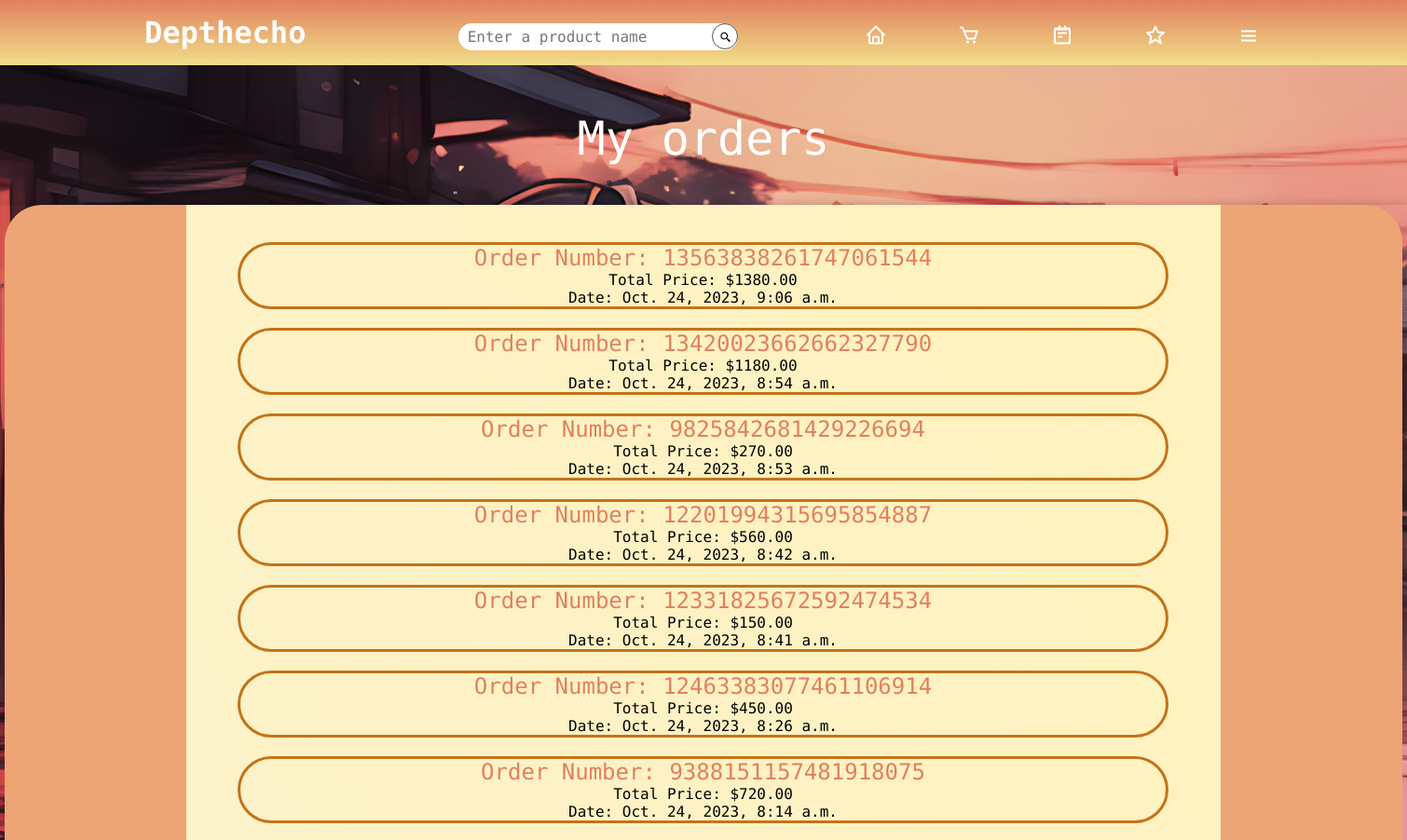
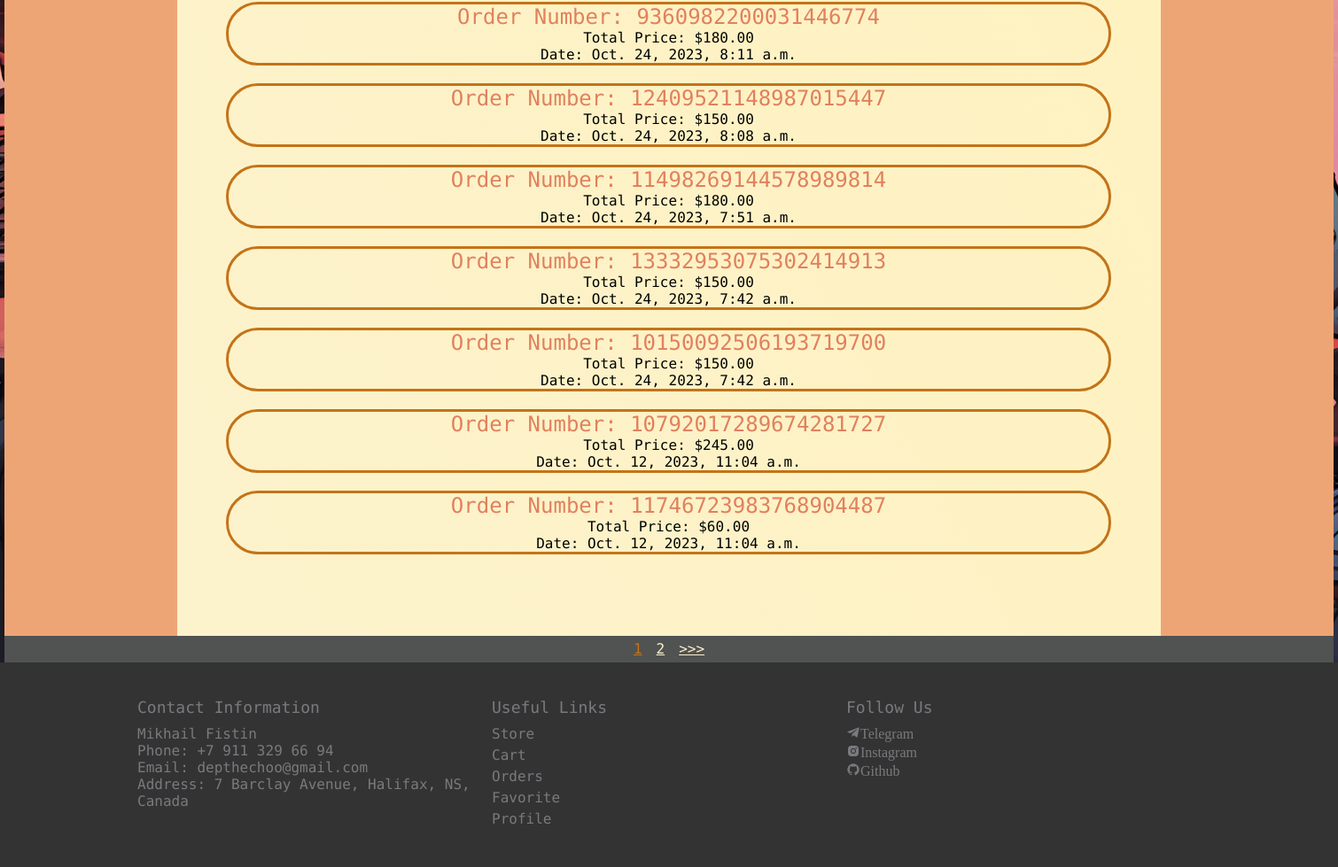
/orders/ (signed in), run on an earlier commit of the app's database (2 pictures, top to bottom).
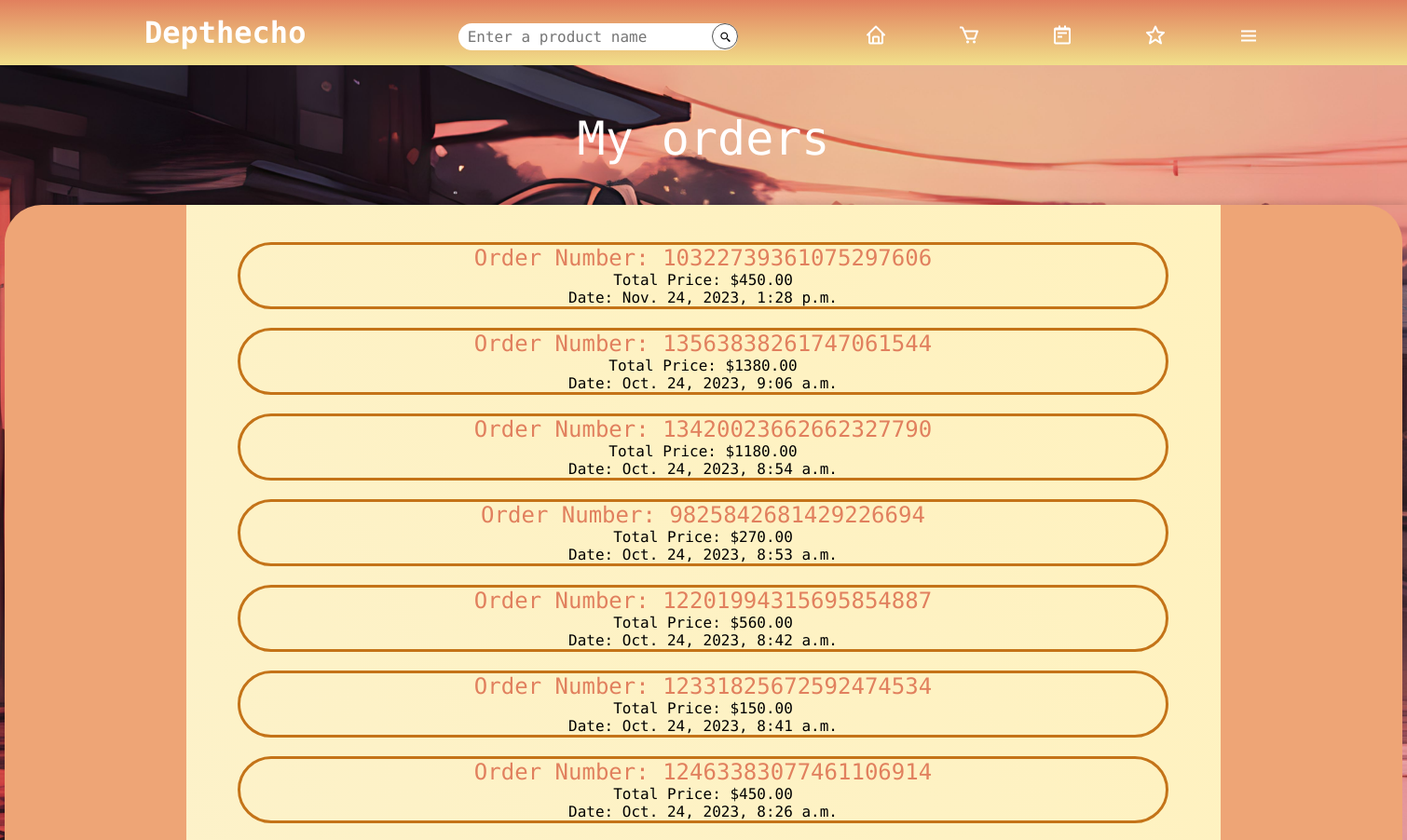
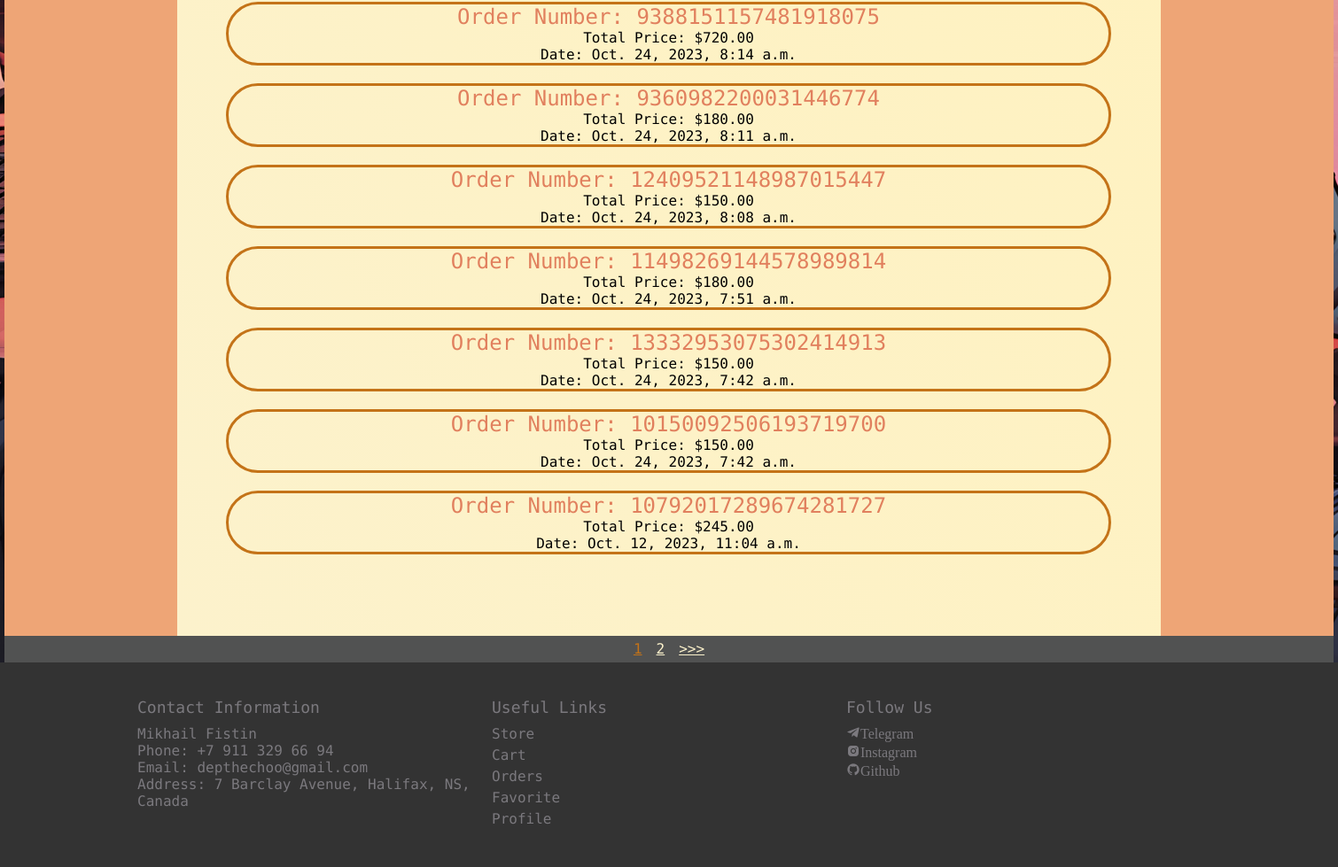
And on a later commit of the database (2 pictures, top to bottom).
### orders/models.py (models this page shows, shortened)
class Order(models.Model):
    user = models.ForeignKey(CustomUser, on_delete=models.CASCADE)
    order_number = models.CharField(max_length=100, unique=True, default=generate_order_number)
    total_price = models.DecimalField(max_digits=10, decimal_places=2)
    order_date = models.DateTimeField(auto_now_add=True)
    products = models.ManyToManyField(Product)

### orders/views.py (the view)
# urls.py: path('orders/', views.orders_page, name='orders'),
@login_required(login_url='login-page')
def orders_page(request):
    user = request.user
    try:
        profile = UserProfile.objects.get(user=user)
    except UserProfile.DoesNotExist:
        profile = None
    all_orders = Order.objects.filter(user=user).order_by('-order_date')
    orders_per_page = 14
    paginator = Paginator(all_orders, orders_per_page)
    page = request.GET.get('page')
    try:
        orders = paginator.page(page)
    except PageNotAnInteger:
        orders = paginator.page(1)
    except EmptyPage:
        orders = paginator.page(paginator.num_pages)
    context = {
        'profile': profile,
        'orders': orders,
    }
    return render(request, 'orders/orders_page.html', context)

### orders/templates/orders/orders_page.html (shortened to what this page needs)
{% extends 'mainpage/base.html' %}
{% load static %}
{% load cart_tags %}
{% block content %}
{% include 'mainpage/main_header.html' %}
<div class="orders-page-body">
    <div class="empty-space">
        <h1 class="store-header">
            My orders
        </h1>
    </div>
    <section class="orders-page-main">
        <div class="orders-page-content">
            <div class="orders-page-container{% if orders|length < 14 %} height-1300{% endif %}">
                <ul>
                    {% for order in orders %}
                    <li>
                        <h2><a href="{% url 'order-detail' order.id %}">Order Number: {{ order.order_number }}</a></h2>
                        <p>Total Price: ${{ order.total_price }}</p>
                        <p>Date: {{ order.order_date }}</p>
                    </li>
                    {% endfor %}
                </ul>
            </div>
            <div class="pagination">
                <ul class="container">
                    {% for page in orders.paginator.page_range %}
                    {% if page == orders.number %}
                    <li><a href="?page={{ page }}" class="btn page-link btn--sub">{{ page }}</a></li>
                    {% elif page > orders.number|add:"-3" and page < orders.number|add:"3" %}
                    <li><a href="?page={{ page }}" class="btn page-link">{{ page }}</a></li>
                    {% endif %}
                    {% endfor %}
                    {% if orders.has_next %}
                    <li><a href="?page={{ orders.next_page_number }}" class="btn page-link">>>&gt;</a></li>
                    {% endif %}
                </ul>
            </div>
        </div>
    </section>
</div>
{% endblock %}

What changed in the data, as far as the page shows it:
no longer on this page (row unchanged): Order: order_number "11746723983768904487", total_price "60.00", order_date "Oct. 12, 2023, 11:04 a.m."
added Order: order_number "10322739361075297606", total_price "450.00", order_date "Nov. 24, 2023, 1:28 p.m."
